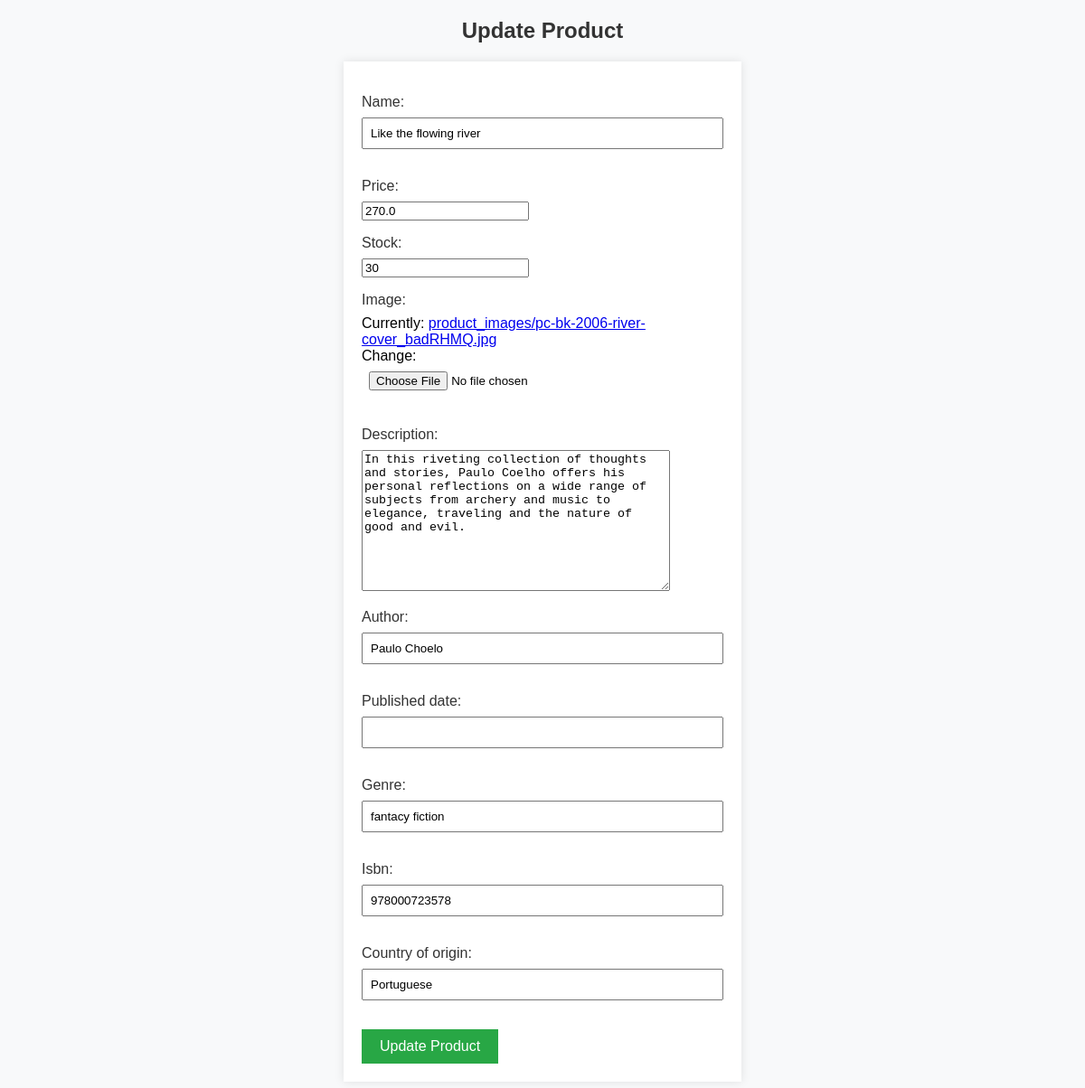
Page /1/update/ on the committed database.
### beautystore_app/models.py (models this page shows, shortened)
class Product(models.Model):
    name = models.CharField(max_length=255)
    author = models.CharField(max_length=255)
    price = models.FloatField()
    stock = models.IntegerField()
    image = models.ImageField(upload_to='product_images/')
    description = models.TextField()
    quantity_available = models.PositiveIntegerField(default=0)
    published_date = models.DateField(null=True, blank=True)
    genre = models.CharField(max_length=255, null=True, blank=True)  # Genre of the book
    isbn = models.CharField(max_length=13, unique=True)
    publisher = models.CharField(max_length=255, null=True, blank=True)
    page_count = models.PositiveIntegerField(null=True, blank=True)
    country_of_origin = models.CharField(max_length=255, null=True, blank=True)
    seller = models.ForeignKey(Seller, on_delete=models.CASCADE)
    subcategory = models.ForeignKey(Subcategory, on_delete=models.CASCADE)
    quantity_in_stock = models.PositiveIntegerField(default=0)
    reorder_level = models.PositiveIntegerField(default=0)
    cost = models.DecimalField(max_digits=10, decimal_places=2,default=100)

### beautystore_app/views.py (the view)
# urls.py: path('<int:pk>/update/', views.product_update, name='product_update'),
def product_update(request, pk):
    product = get_object_or_404(Product, pk=pk)
    if request.method == 'POST':
        form = ProductUpdateForm(request.POST, request.FILES, instance=product)
        if form.is_valid():
            form.save()
            return redirect('admin_product_page')  # Redirect to the product detail page after updating
    else:
        form = ProductUpdateForm(instance=product)
    return render(request, 'update_product.html', {'form': form, 'product': product})

### beautystore_app/forms.py
class ProductUpdateForm(forms.ModelForm):
    class Meta:
        model = Product
        fields = ['name', 'price', 'stock', 'image','description','author','published_date','genre','isbn','country_of_origin']

### templates/update_product.html (shortened to what this page needs)
<!DOCTYPE html>
<html>
<head>
</head>
<body>
    <center><h2>Update Product</h2></center>
    <form method="post" enctype="multipart/form-data">
        {{ form.as_p }}
        <button type="submit">Update Product</button>
    </form>
</body>
</html>

### templates/update_product.html (style rules this page uses)
body { font-family: 'Arial', sans-serif; background-color: #f8f9fa; margin: 0; padding: 0; }
h2 { color: #333; }
form { max-width: 400px; margin: 20px auto; padding: 20px; background-color: #fff; box-shadow: 0 0 10px rgba(0, 0, 0, 0.1); }
label { display: block; margin-bottom: 8px; color: #333; }
input[type="text"], input[type="file"] { width: 100%; padding: 8px; margin-bottom: 16px; box-sizing: border-box; }
button { background-color: #28a745; color: #fff; padding: 10px 20px; border: none; cursor: pointer; font-size: 16px; }

### rows in the picture
Product: name "Like the flowing river", price "270.0", stock "30", description "In this riveting collection of thoughts and stories, Paulo Coelho offers his personal reflections on a wide range of subjects from archery and music to elegance, traveling and the nature of good and evil.", author "Paulo Choelo", genre "fantacy fiction", isbn "978000723578", country_of_origin "Portuguese"
